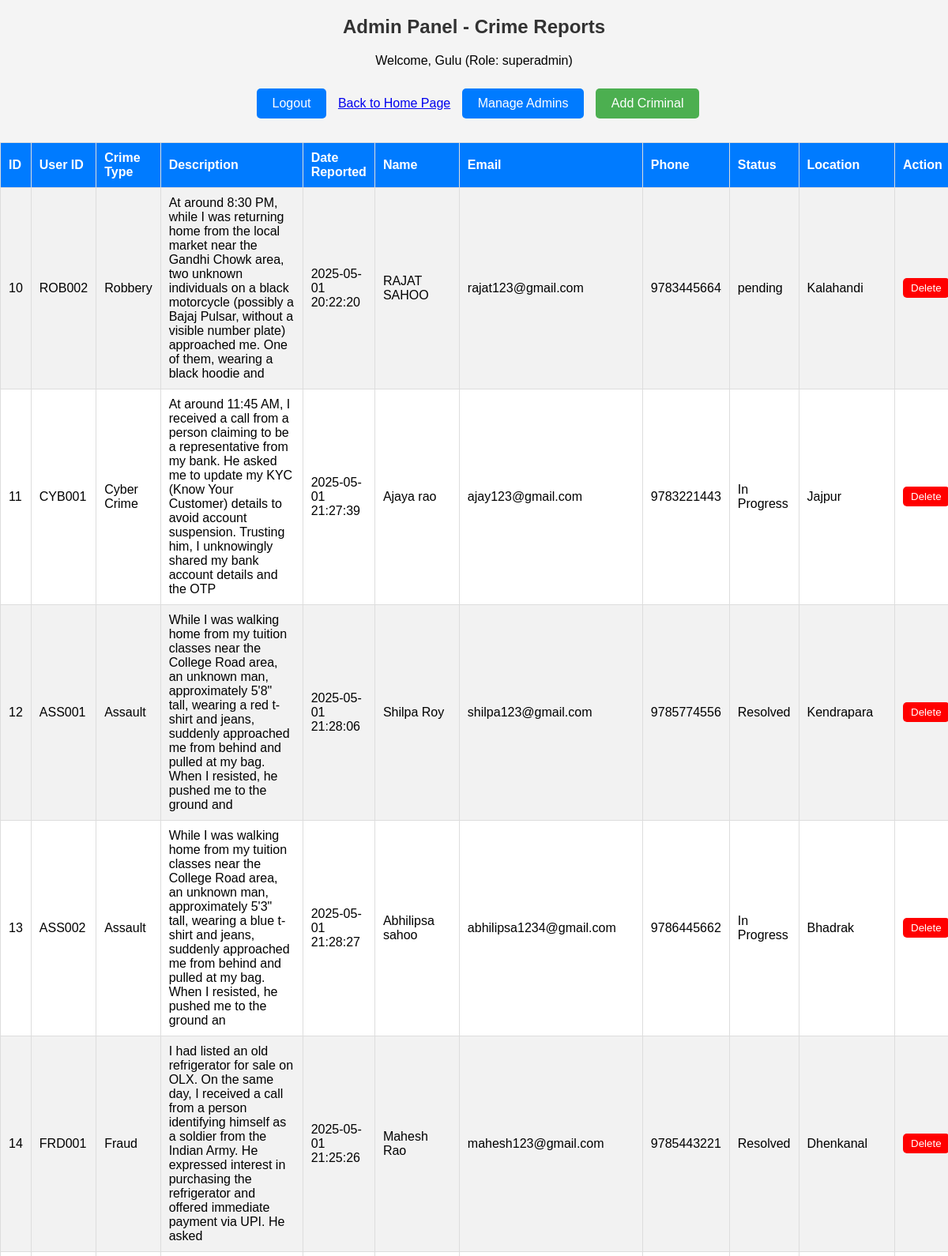
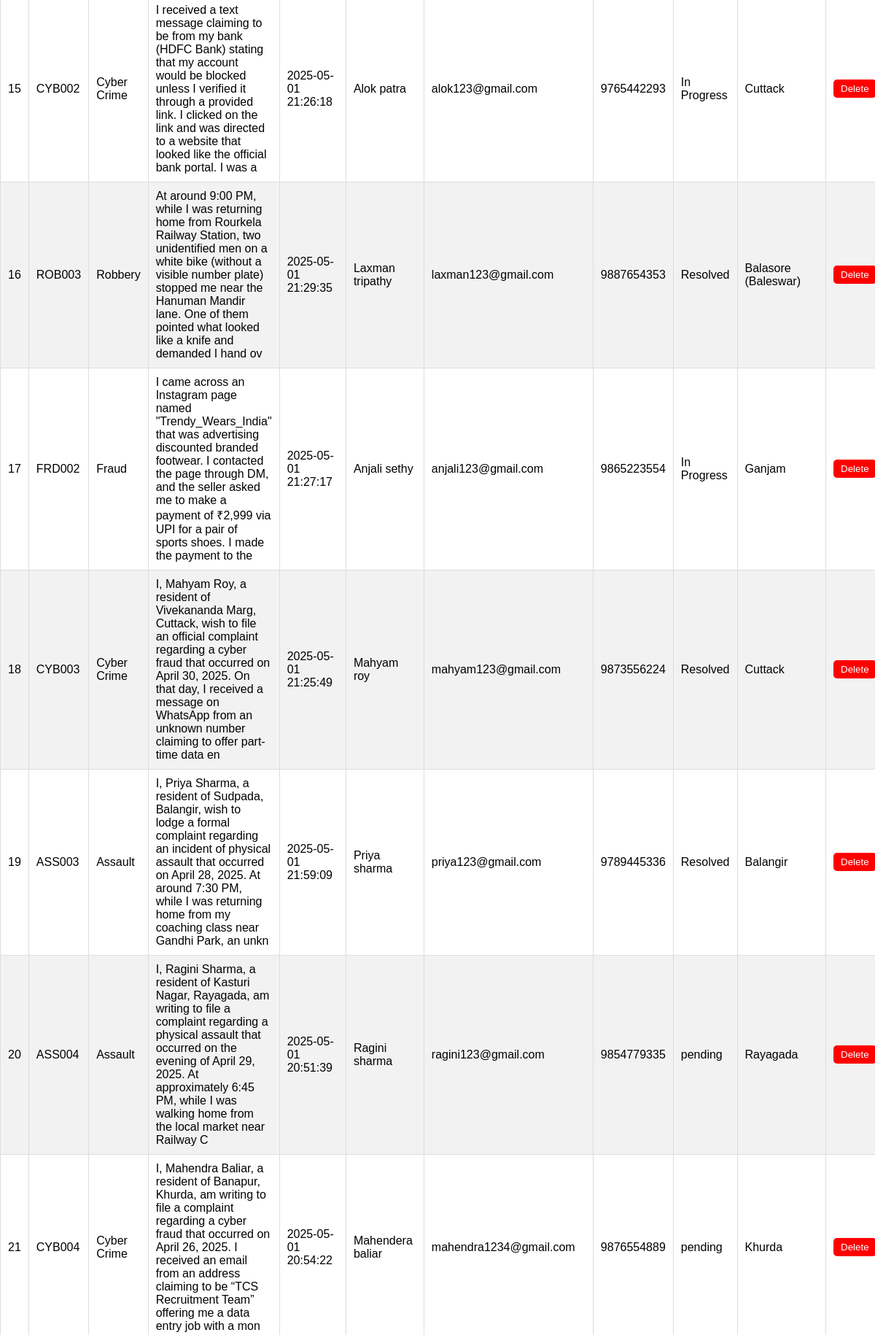
The page /admin.php (signed in, upper part) on the database its author committed (2 pictures, top to bottom).
### tables this page shows
CREATE TABLE `reports` (
  `id` int(11) NOT NULL,
  `user_id` varchar(255) NOT NULL,
  `name` varchar(255) NOT NULL,
  `phone` varchar(15) NOT NULL,
  `email` varchar(255) NOT NULL,
  `description` varchar(255) NOT NULL,
  `Location` varchar(255) NOT NULL,
  `date_reported` datetime NOT NULL DEFAULT current_timestamp() ON UPDATE current_timestamp(),
  `crime_type` varchar(255) NOT NULL,
  `status` varchar(50) NOT NULL DEFAULT 'pending'
);

### admin.php (the view, shortened to what this page needs)
<?php
include 'db_connect.php';
$admin_role = $_SESSION['role'];
?>
<!DOCTYPE html>
<html lang="en">
<head>
    <link rel="stylesheet" href="admin_style.css">
    <link rel="stylesheet" href="admin_panel.css">
</head>
<body>
    <h2>Admin Panel - Crime Reports</h2>
    <p>Welcome, <?php echo $_SESSION['admin']; ?> (Role: <?php echo $_SESSION['role']; ?>)</p>
    <a href="logout.php" class="logout-btn">Logout</a>
    <a href="index.html" class="home-btn">Back to Home Page</a>
    <?php if ($admin_role == 'superadmin') { ?>
        <a href="manage_admins.php" class="manage-admins-btn">Manage Admins</a>
        <a href="add_criminal.php" class="add-criminal-btn">Add Criminal</a>
    <?php } ?>
    <table>
        <tr>
            <th>ID</th>
            <th>User ID</th>
            <th>Crime Type</th>
            <th>Description</th>
            <th>Date Reported</th>
            <th>Name</th>
            <th>Email</th>
            <th>Phone</th>
            <th>Status</th>
            <th>Location</th>
            <?php if ($admin_role == 'superadmin') { ?><th>Action</th><?php } ?>
        </tr>
        <?php
        $sql = "SELECT * FROM reports";
        $result = $conn->query($sql);
        if ($result->num_rows > 0) {
            while ($row = $result->fetch_assoc()) {
                echo "<tr>";
                echo "<td>{$row['id']}</td>";
                echo "<td>{$row['user_id']}</td>";
                echo "<td>{$row['crime_type']}</td>";
                echo "<td>{$row['description']}</td>";
                echo "<td>{$row['date_reported']}</td>";
                echo "<td>{$row['name']}</td>";
                echo "<td>{$row['email']}</td>";
                echo "<td>{$row['phone']}</td>";
                echo "<td>{$row['status']}</td>";
                echo "<td>{$row['Location']}</td>";
                if ($admin_role == 'superadmin') {
                    echo "<td>
                            <form method='POST' action='delete_report.php' style='display:inline;'>
                                <input type='hidden' name='report_id' value='{$row['id']}'>
                                <button type='submit' name='delete_report' class='delete-btn'>Delete</button>
                            </form>
                          </td>";
                }
                echo "</tr>";
            }
        } else {
            echo "<tr><td colspan='11'>No reports found.</td></tr>";
        }
        ?>
    </table>
</body>
</html>

### admin_style.css (style rules this page uses)
body { font-family: Arial, sans-serif; background: #f4f4f4; text-align: center; }
h2 { margin-top: 20px; }
table { width: 90%; margin: 20px auto; border-collapse: collapse; background: white; }
th, td { border: 1px solid #ddd; padding: 10px; text-align: center; }
th { background: #333; color: white; }
.delete-btn { color: white; background: red; padding: 5px 10px; text-decoration: none; border-radius: 5px; }

### admin_panel.css (style rules this page uses)
body { font-family: Arial, sans-serif; background-color: #f4f4f4; margin: 0; padding: 0; }
h2 { text-align: center; color: #333; }
.logout-btn, .manage-admins-btn { display: inline-block; margin: 10px; padding: 10px 20px; background-color: #007BFF; color: #fff; text-decoration: none; border-radius: 5px; }
table { width: 100%; border-collapse: collapse; margin: 20px 0; }
table, th, td { border: 1px solid #ddd; }
th, td { padding: 10px; text-align: left; }
th { background-color: #007BFF; color: white; }
tr:nth-child(even) { background-color: #f2f2f2; }
form { margin: 20px 0; text-align: center; }
button { padding: 10px 20px; background-color: #28a745; color: white; border: none; border-radius: 5px; cursor: pointer; }

### admin.php (style rules this page uses)
.add-criminal-btn { display: inline-block; padding: 10px 20px; margin: 10px 0; background-color: #4CAF50; color: white; text-align: center; text-decoration: none; border-radius: 5px; }

### rows shown on the page
reports: id "10", user "ROB002", crime_type "Robbery", description "At around 8:30 PM, while I was returning home from the local market near the Gandhi Chowk area, two unknown individuals on a black motorcycle (possibly a Bajaj Pulsar, without a visible number plate) approached me. One of them, wearing a black hoodie and", date_reported "2025-05-01 20:22:20", name "RAJAT SAHOO", email "rajat123@gmail.com", phone "9783445664", status "pending", Location "Kalahandi"
reports: id "11", user "CYB001", crime_type "Cyber Crime", description "At around 11:45 AM, I received a call from a person claiming to be a representative from my bank. He asked me to update my KYC (Know Your Customer) details to avoid account suspension. Trusting him, I unknowingly shared my bank account details and the OTP", date_reported "2025-05-01 21:27:39", name "Ajaya rao", email "ajay123@gmail.com", phone "9783221443", status "In Progress", Location "Jajpur"
reports: id "12", user "ASS001", crime_type "Assault", description "While I was walking home from my tuition classes near the College Road area, an unknown man, approximately 5'8\" tall, wearing a red t-shirt and jeans, suddenly approached me from behind and pulled at my bag. When I resisted, he pushed me to the ground and", date_reported "2025-05-01 21:28:06", name "Shilpa Roy", email "shilpa123@gmail.com", phone "9785774556", status "Resolved", Location "Kendrapara"
reports: id "13", user "ASS002", crime_type "Assault", description "While I was walking home from my tuition classes near the College Road area, an unknown man, approximately 5'3\" tall, wearing a blue t-shirt and jeans, suddenly approached me from behind and pulled at my bag. When I resisted, he pushed me to the ground an", date_reported "2025-05-01 21:28:27", name "Abhilipsa sahoo", email "abhilipsa1234@gmail.com", phone "9786445662", status "In Progress", Location "Bhadrak"
reports: id "14", user "FRD001", crime_type "Fraud", description "I had listed an old refrigerator for sale on OLX. On the same day, I received a call from a person identifying himself as a soldier from the Indian Army. He expressed interest in purchasing the refrigerator and offered immediate payment via UPI. He asked", date_reported "2025-05-01 21:25:26", name "Mahesh Rao", email "mahesh123@gmail.com", phone "9785443221", status "Resolved", Location "Dhenkanal"
reports: id "15", user "CYB002", crime_type "Cyber Crime", description "I received a text message claiming to be from my bank (HDFC Bank) stating that my account would be blocked unless I verified it through a provided link. I clicked on the link and was directed to a website that looked like the official bank portal. I was a", date_reported "2025-05-01 21:26:18", name "Alok patra", email "alok123@gmail.com", phone "9765442293", status "In Progress", Location "Cuttack"
reports: id "16", user "ROB003", crime_type "Robbery", description "At around 9:00 PM, while I was returning home from Rourkela Railway Station, two unidentified men on a white bike (without a visible number plate) stopped me near the Hanuman Mandir lane. One of them pointed what looked like a knife and demanded I hand ov", date_reported "2025-05-01 21:29:35", name "Laxman tripathy", email "laxman123@gmail.com", phone "9887654353", status "Resolved", Location "Balasore (Baleswar)"
reports: id "17", user "FRD002", crime_type "Fraud", description "I came across an Instagram page named \"Trendy_Wears_India\" that was advertising discounted branded footwear. I contacted the page through DM, and the seller asked me to make a payment of ₹2,999 via UPI for a pair of sports shoes. I made the payment to the", date_reported "2025-05-01 21:27:17", name "Anjali sethy", email "anjali123@gmail.com", phone "9865223554", status "In Progress", Location "Ganjam"
reports: id "18", user "CYB003", crime_type "Cyber Crime", description "I, Mahyam Roy, a resident of Vivekananda Marg, Cuttack, wish to file an official complaint regarding a cyber fraud that occurred on April 30, 2025. On that day, I received a message on WhatsApp from an unknown number claiming to offer part-time data en", date_reported "2025-05-01 21:25:49", name "Mahyam roy", email "mahyam123@gmail.com", phone "9873556224", status "Resolved", Location "Cuttack"
reports: id "19", user "ASS003", crime_type "Assault", description "I, Priya Sharma, a resident of Sudpada, Balangir, wish to lodge a formal complaint regarding an incident of physical assault that occurred on April 28, 2025. At around 7:30 PM, while I was returning home from my coaching class near Gandhi Park, an unkn", date_reported "2025-05-01 21:59:09", name "Priya sharma", email "priya123@gmail.com", phone "9789445336", status "Resolved", Location "Balangir"
reports: id "20", user "ASS004", crime_type "Assault", description "I, Ragini Sharma, a resident of Kasturi Nagar, Rayagada, am writing to file a complaint regarding a physical assault that occurred on the evening of April 29, 2025. At approximately 6:45 PM, while I was walking home from the local market near Railway C", date_reported "2025-05-01 20:51:39", name "Ragini sharma", email "ragini123@gmail.com", phone "9854779335", status "pending", Location "Rayagada"
reports: id "21", user "CYB004", crime_type "Cyber Crime", description "I, Mahendra Baliar, a resident of Banapur, Khurda, am writing to file a complaint regarding a cyber fraud that occurred on April 26, 2025. I received an email from an address claiming to be “TCS Recruitment Team” offering me a data entry job with a mon", date_reported "2025-05-01 20:54:22", name "Mahendera baliar", email "mahendra1234@gmail.com", phone "9876554889", status "pending", Location "Khurda"

### other values the page prints
$_SESSION['admin'] "Gulu"
$_SESSION['role'] "superadmin"
